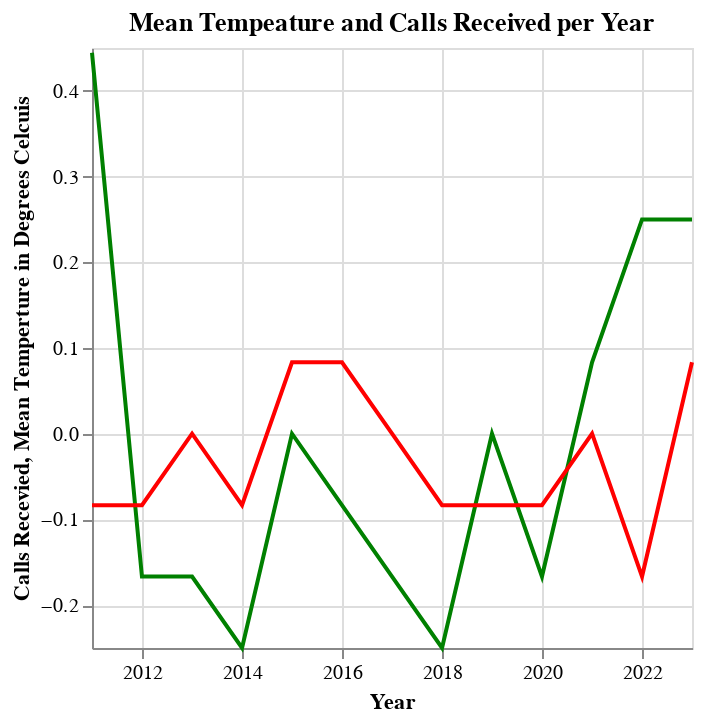

Notebook cell for this chart:
### Code cell
#standaizing bc_temp data 
temp_bc_month['LOCAL_MONTH'] = temp_bc_month['LOCAL_MONTH'].astype('str')
temp_bc_month['LOCAL_YEAR'] = temp_bc_month['LOCAL_YEAR'].astype('str')
temp_bc_month['LOCAL_DAY'] = temp_bc_month['LOCAL_DAY'].astype('str')

preprocessor = make_column_transformer(
    (StandardScaler(), make_column_selector(dtype_include="number")),
    remainder="passthrough",
    verbose_feature_names_out=False)

preprocessor.fit(temp_bc_month)

scaled_bc_temp = pd.DataFrame(preprocessor.transform(temp_bc_month)).rename(columns = {
    0 : 'max_temp',
    1 : 'mean_temp',
    2: 'min_temp',
    3: 'month',
    4: 'year',
    5: 'day', 
    6: 'region' })
                                        

#standadizing bear data 
bear['month'] = bear['month'].astype('str')
bear['year'] = bear['year'].astype('str')

preprocessor_2=preprocessor.fit(bear)

scaled_bear = pd.DataFrame(preprocessor_2.transform(bear)).rename(columns = {
    0: 'calls_received', 
    1: 'month', 
    2: 'year'
})

scaled_bear['calls_received'] = scaled_bear['calls_received'].astype('int')
bear_year = scaled_bear.groupby('year').mean(numeric_only=True).reset_index()

scaled_bc_temp['mean_temp'] = scaled_bc_temp['mean_temp'].astype('int')
bc_temp_year = scaled_bc_temp.groupby('year').mean(numeric_only=True).reset_index()
bc_temp_year['year'] = bc_temp_year['year'].astype('str').replace({
    '2011.0' : '2011', 
    '2012.0' : '2012',
    '2013.0' : '2013',
    '2014.0' : '2014',
    '2015.0' : '2015',
    '2016.0' : '2016',
    '2017.0' : '2017',
    '2018.0' : '2018',
    '2019.0' : '2019',
    '2020.0' : '2020',
    '2021.0' : '2021',
    '2022.0' : '2022',
    '2023.0' : '2023'})
bear_plot = alt.Chart(bear_year).mark_line(color='green').encode(
    x=alt.X('year:T').title('Year'), 
    y=alt.Y('calls_received').title('Calls Recevied')
)

bc_temp_plot =alt.Chart(bc_temp_year, title = 'Mean Tempeature and Calls Received per Year').mark_line(color='red').encode(
    x=alt.X('year:T').scale(zero=False),
    y=alt.Y('mean_temp').title('Mean Temperture in Degrees Celcuis').scale(zero=False),
)

#temp_bear_plot = alt.HConcatChart(bc_temp_plot, bear_plot)
temp_bear_plot = bear_plot+bc_temp_plot
temp_bear_plot

temp_bear_precip_plot = bear_plot+bc_temp_plot+bc_precip_plot
temp_bear_precip_plot
temp_bear_plot

### Figure 1 — Vega-Lite specification as saved in the notebook (floating-point values rounded to 4 significant figures)
{"config": {"view": {"continuousWidth": 300, "continuousHeight": 300}}, "layer": [{"data": {"name": "data-35eb0fd81533ef9dd6413c7ba8a3bb2b"}, "mark": {"type": "line", "color": "green"}, "encoding": {"x": {"field": "year", "title": "Year", "type": "temporal"}, "y": {"field": "calls_received", "title": "Calls Recevied", "type": "quantitative"}}}, {"data": {"name": "data-77d3265816c0786f09a7e93f4d287854"}, "mark": {"type": "line", "color": "red"}, "encoding": {"x": {"field": "year", "scale": {"zero": false}, "type": "temporal"}, "y": {"field": "mean_temp", "scale": {"zero": false}, "title": "Mean Temperture in Degrees Celcuis", "type": "quantitative"}}, "title": "Mean Tempeature and Calls Received per Year"}], "$schema": "https://vega.github.io/schema/vega-lite/v5.8.0.json", "datasets": {"data-35eb0fd81533ef9dd6413c7ba8a3bb2b": [{"year": "2011", "calls_received": 0.4444}, {"year": "2012", "calls_received": -0.1667}, {"year": "2013", "calls_received": -0.1667}, {"year": "2014", "calls_received": -0.25}, {"year": "2015", "calls_received": 0.0}, {"year": "2016", "calls_received": -0.08333}, {"year": "2017", "calls_received": -0.1667}, {"year": "2018", "calls_received": -0.25}, {"year": "2019", "calls_received": 0.0}, {"year": "2020", "calls_received": -0.1667}, {"year": "2021", "calls_received": 0.08333}, {"year": "2022", "calls_received": 0.25}, {"year": "2023", "calls_received": 0.25}], "data-77d3265816c0786f09a7e93f4d287854": [{"year": "2011", "mean_temp": -0.08333}, {"year": "2012", "mean_temp": -0.08333}, {"year": "2013", "mean_temp": 0.0}, {"year": "2014", "mean_temp": -0.08333}, {"year": "2015", "mean_temp": 0.08333}, {"year": "2016", "mean_temp": 0.08333}, {"year": "2017", "mean_temp": 0.0}, {"year": "2018", "mean_temp": -0.08333}, {"year": "2019", "mean_temp": -0.08333}, {"year": "2020", "mean_temp": -0.08333}, {"year": "2021", "mean_temp": 0.0}, {"year": "2022", "mean_temp": -0.1667}, {"year": "2023", "mean_temp": 0.08333}]}}
